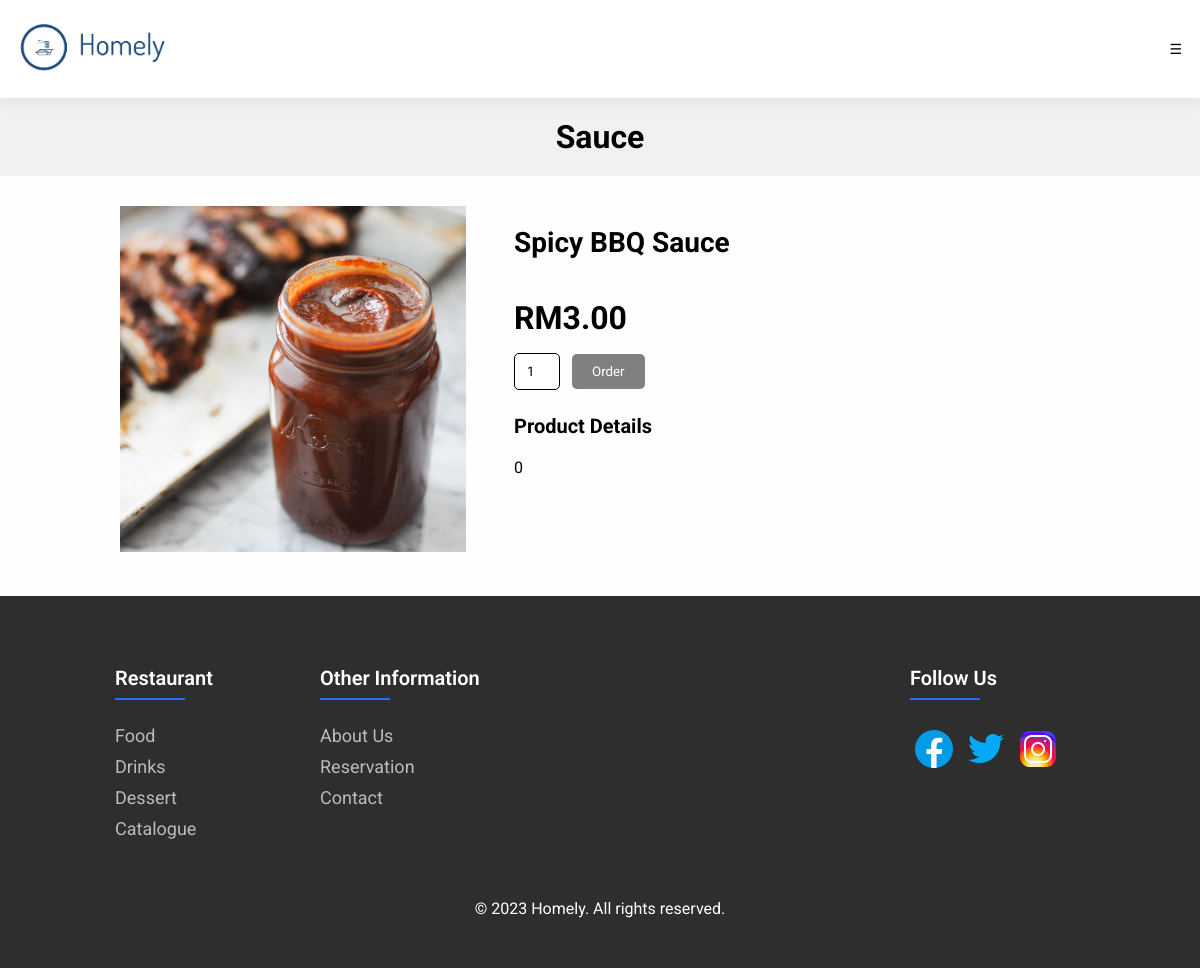
Screenshot of /product/2/ with the database file from the repository.
### restaurant/models.py (models this page shows, shortened)
class Product(models.Model):
    type = models.CharField(max_length=100)
    name = models.CharField(max_length=255)
    price = models.DecimalField(max_digits=6, decimal_places=2)
    description = models.TextField()
    image = models.ImageField(upload_to='product_images/')
    details_url = models.URLField(blank=True, null=True)

### restaurant/views.py (the view)
# urls.py: path('product/<int:pk>/', views.product_detail, name='product_detail'),
def product_detail(request, pk):
    product = get_object_or_404(Product, pk=pk)
    return render(request, 'product_detail.html', {'product': product})

### templates/product_detail.html (shortened to what this page needs)
{% extends 'main.html' %} {% load static %} {% block content %}
<h1 class="food-heading">{{ product.type }}</h1>
<section class="food-item">
  <section class="col1">
    <img src="{{ MEDIA_URL }}{{ product.image.url }}" alt="{{ product.name }}" />
  </section>
  <section class="col2">
    <h2>{{ product.name }}</h2>
    <h3>RM{{ product.price }}</h3>
    <form action="{% url 'add_to_cart' item_type='product' pk=product.pk %}" method="post">
      <input type="number" name="quantity" value="1" min="1" />
      <button type="submit" class="order-button">Order</button>
    </form>
    <h4>Product Details</h4>
    <p>{{ product.description }}</p>
  </section>
</section>
{% endblock %}

### static/styles/main.css (style rules this page uses)
* { margin: 0; padding: 0; font-family: "Roboto", sans-serif; }
html { height: 100%; }
body { background-color: #fefefe; min-height: 100%; display: flex; flex-direction: column; }
.food-heading, .drinks-heading, .menu-heading { background-color: rgba(188, 188, 188, 0.197); padding: 20px; text-align: center; }
.food-item { display: flex; width: 1000px; margin: 30px auto 40px; }
.col1 { width: 40%; padding-left: 20px; }
.col1 > img { max-width: 90%; }
.col2 { width: 60%; padding: 10px; }
.order-button { background-color: grey; color: #fff; padding: 10px 20px; border: none; border-radius: 5px; cursor: pointer; transition: background-color 0.3s; }
.order-button { margin: 5px 0; text-align: center; }
.col2 > h2 { padding: 10px 0 40px 0; font-size: 28px; }
.col2 > h3 { font-size: 32px; margin-bottom: 12px; }
.col2 > form > input { padding: 10px 12px; width: 20px; border-radius: 5px; border: 1px solid black; margin-right: 8px; }
.col2 > h4 { padding: 20px 0 20px 0; font-size: 20px; }

### rows the page displays
Product: type "Sauce", image (picture), name "Spicy BBQ Sauce", price "3.00", description "0"
